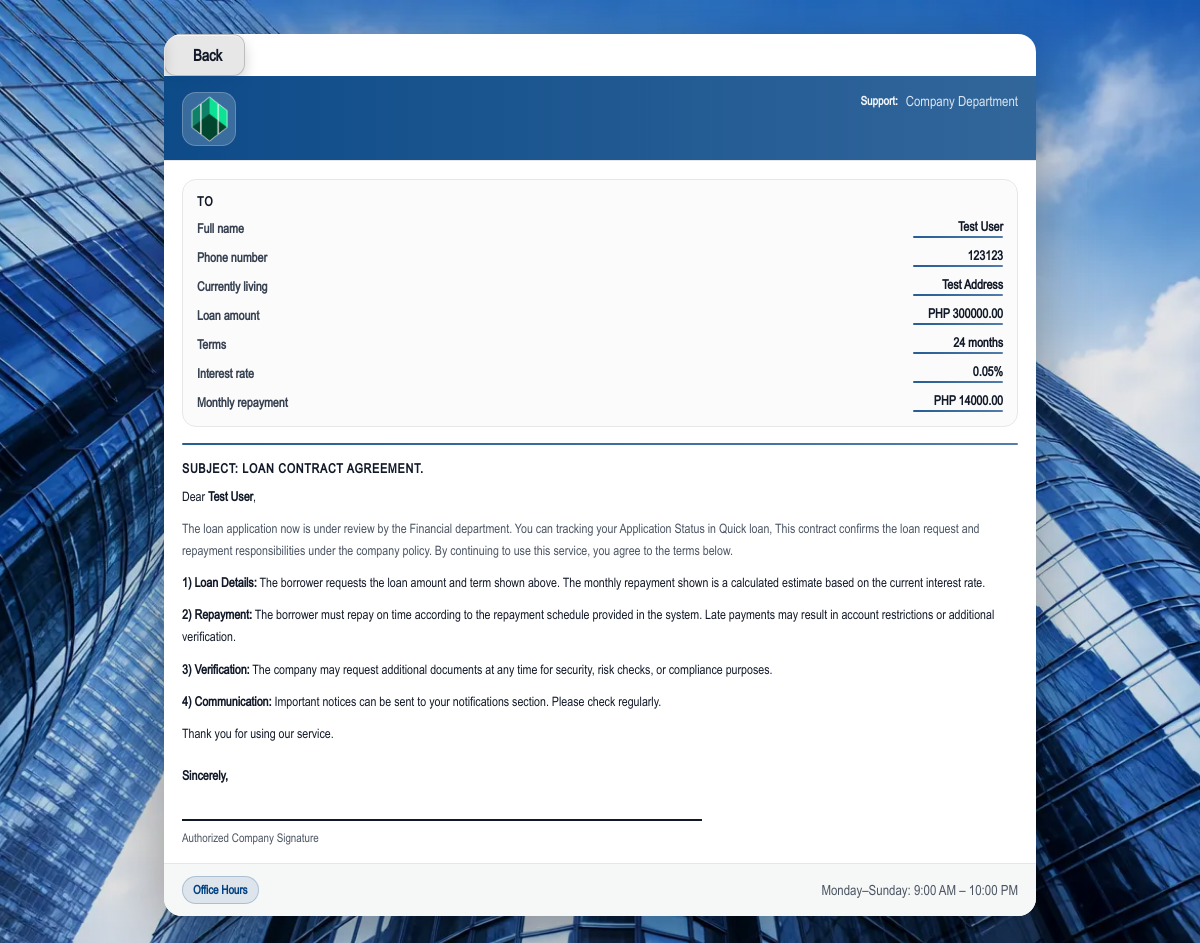
Before: /contract/ (signed in) with the older database file.
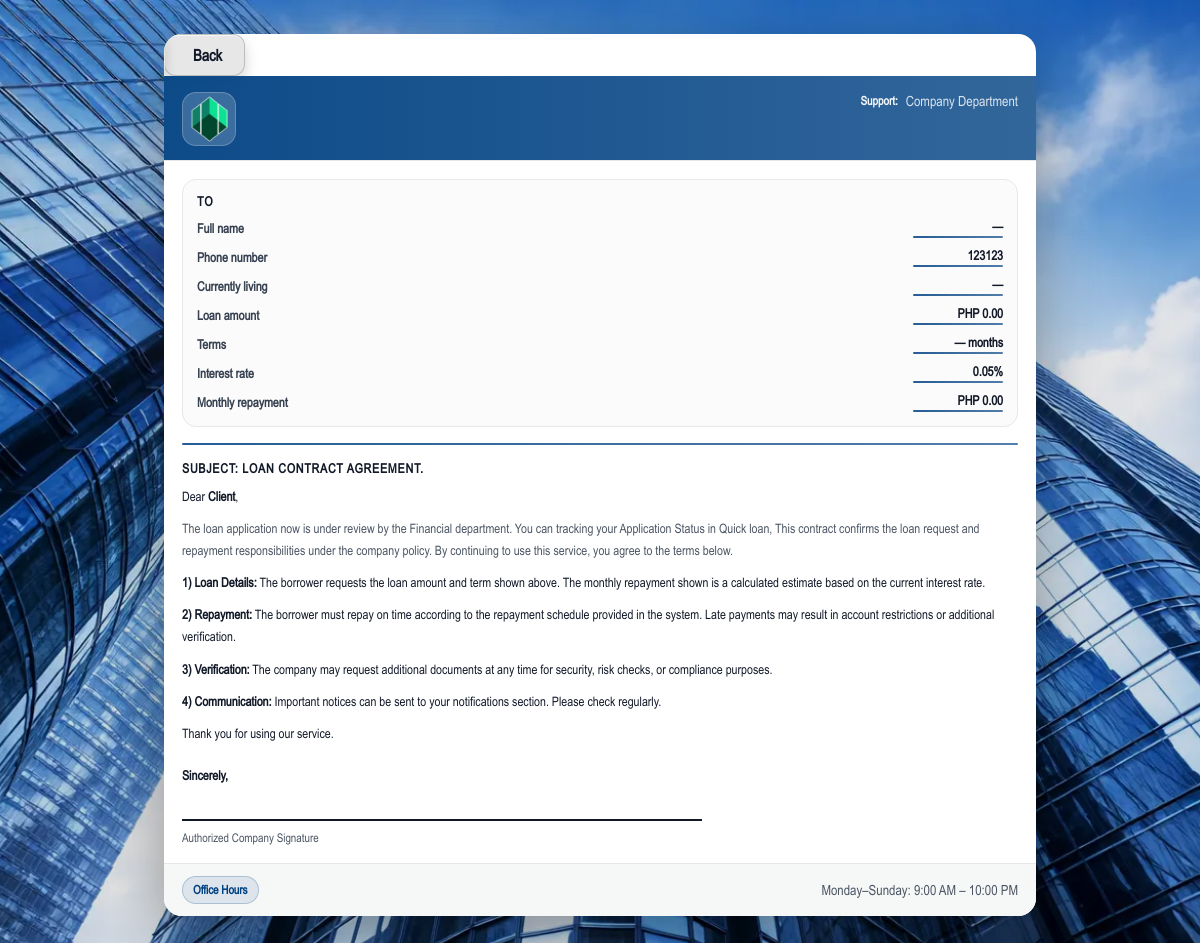
After: the same page with the newer database file.
### accounts/models.py (models this page shows, shortened)
class LoanApplication(models.Model):
    STATUS_CHOICES = [
        ("DRAFT", "Draft"),          # ✅ NEW
        ("PENDING", "Pending"),      # ✅ FIX (was "Paid")
        ("REVIEW", "In Review"),
        ("APPROVED", "Approved"),
        ("REJECTED", "Rejected"),
    ]
    PROGRESS_CHOICES = [
        ("LOAN_FORM", "Step 1: Loan Form"),
        ("PAYMENT_METHOD", "Step 2: Payment Method"),
        ("SUBMITTED", "Step 3: Submitted"),
    ]
    progress_step = models.CharField(
        max_length=30,
        choices=PROGRESS_CHOICES,
        default="LOAN_FORM",
        db_index=True,
    )
    user = models.ForeignKey(
        settings.AUTH_USER_MODEL,
        on_delete=models.CASCADE,
        related_name="loan_applications",
    )
    full_name = models.CharField(max_length=120)
    age = models.PositiveIntegerField()
    current_living = models.CharField(max_length=160)
    current_job = models.CharField(max_length=120, blank=True, default="")
    hometown = models.CharField(max_length=160)
    income = models.CharField(max_length=120, blank=True)
    monthly_expenses = models.CharField(max_length=120, blank=True)
    guarantor_contact = models.CharField(max_length=80)
    guarantor_current_living = models.CharField(max_length=160)
    identity_name = models.CharField(max_length=120)
    identity_number = models.CharField(max_length=80)
    income_proof = models.FileField(upload_to="income_proof/", blank=True, null=True)
    id_front = models.ImageField(upload_to="id_cards/", blank=True, null=True)
    id_back = models.ImageField(upload_to="id_cards/", blank=True, null=True)
    selfie_with_id = models.ImageField(upload_to="id_cards/", blank=True, null=True)
    signature_image = models.ImageField(upload_to="signatures/", blank=True, null=True)
    amount = models.DecimalField(max_digits=14, decimal_places=2, null=True, blank=True)
    term_months = models.PositiveIntegerField(null=True, blank=True)
    interest_rate_monthly = models.DecimalField(max_digits=10, decimal_places=6, null=True, blank=True)
    monthly_repayment = models.DecimalField(max_digits=14, decimal_places=2, null=True, blank=True)
    status = models.CharField(max_length=20, choices=STATUS_CHOICES, default="PENDING")
    created_at = models.DateTimeField(auto_now_add=True)
    approved_at = models.DateTimeField(null=True, blank=True)
    credited_to_balance = models.BooleanField(default=False)
    loan_purposes = models.JSONField(default=list, blank=True)

### accounts/views.py (the view)
# urls.py: path("contract/", views.contract_view, name="contract"),
@login_required(login_url="login")
def contract_view(request):
    loan = (
        LoanApplication.objects
        .filter(user=request.user)
        .exclude(status="REJECTED")
        .order_by("-id")
        .first()
    )
    ctx = {
        "full_name": getattr(loan, "full_name", "") or "",
        "phone": getattr(request.user, "phone", "") or "",
        "current_living": getattr(loan, "current_living", "") or "",
        "amount": str(getattr(loan, "amount", "") or "0.00"),
        "term_months": getattr(loan, "term_months", "") or "",
        "interest_rate": "0.05",  # ✅ change later easily
        "monthly_repayment": str(getattr(loan, "monthly_repayment", "") or "0.00"),
    }
    return render(request, "contract.html", ctx)

### templates/contract.html (shortened to what this page needs)
{% extends "base.html" %}
{% load static %}
{% block content %}
<div class="ct-wrap">
  <div class="paper">
<div class="top-actions">
  <a class="back-btn" href="{% url 'quick_loan' %}">
    Back
  </a>
</div>
    <div class="head">
      <div class="head-inner">
        <div class="brand">
          <div class="brand-logo">
            <img src="{% static 'img/logo.webp' %}" alt="Logo">
          </div>
        </div>
        <div class="contact">
          <div class="row"><b>Support:</b> <span class="muted">Company Department</span></div>
        </div>
      </div>
    </div>
    <div class="body">
      <div class="top-grid">
        <div class="box">
          <h4>To</h4>
          <div class="kv">
            <div class="k">Full name</div>
            <div class="v">{{ full_name|default:"—" }}</div>
            <div class="k">Phone number</div>
            <div class="v">{{ phone|default:"—" }}</div>
            <div class="k">Currently living</div>
            <div class="v">{{ current_living|default:"—" }}</div>
            <div class="k">Loan amount</div>
            <div class="v">PHP {{ amount|default:"0.00" }}</div>
            <div class="k">Terms</div>
            <div class="v">{{ term_months|default:"—" }} months</div>
            <div class="k">Interest rate</div>
            <div class="v">0.05%</div>
            <div class="k">Monthly repayment</div>
            <div class="v">PHP {{ monthly_repayment|default:"0.00" }}</div>
          </div>
        </div>
      </div>
      <div class="sep"></div>
      <div class="subject">SUBJECT: LOAN CONTRACT AGREEMENT.</div>
      <div class="para">
        Dear <b>{{ full_name|default:"Client" }}</b>,
      </div>
      <div class="para muted">
        The loan application now is under review by the Financial department. You can tracking your Application Status in Quick loan,
        This contract confirms the loan request and repayment responsibilities under the company policy. By continuing to use this service, you agree to the terms below.
      </div>
      <div class="para">
        <b>1) Loan Details:</b> The borrower requests the loan amount and term shown above. The monthly repayment shown is a calculated estimate based on the current interest rate.
      </div>
      <div class="para">
        <b>2) Repayment:</b> The borrower must repay on time according to the repayment schedule provided in the system. Late payments may result in account restrictions or additional verification.
      </div>
      <div class="para">
        <b>3) Verification:</b> The company may request additional documents at any time for security, risk checks, or compliance purposes.
      </div>
      <div class="para">
        <b>4) Communication:</b> Important notices can be sent to your notifications section. Please check regularly.
      </div>
      <div class="para">
        Thank you for using our service.
      </div>
      <div class="sig">
        <div class="para" style="margin:0;"><b>Sincerely,</b></div>
        <div class="line"></div>
        <div class="muted" style="font-size:12px;">Authorized Company Signature</div>
      </div>
    </div>
    <div class="foot">
      <div class="badge">Office Hours</div>
      <div class="muted">Monday–Sunday: 9:00 AM – 10:00 PM</div>
    </div>
  </div>
</div>
{% endblock %}

Changed rows visible on the page:
no longer on this page (row edited): LoanApplication: full_name "Test User", current_living "Test Address"
Other visible differences:
{{ full_name|default:"—" }}: (not shown) → "—"
{{ current_living|default:"—" }}: (not shown) → "—"
{{ amount|default:"0.00" }}: "300000.00" → "0.00"
{{ term_months|default:"—" }}: "24" → "—"
{{ monthly_repayment|default:"0.00" }}: "14000.00" → "0.00"
{{ full_name|default:"Client" }}: (not shown) → "Client"
